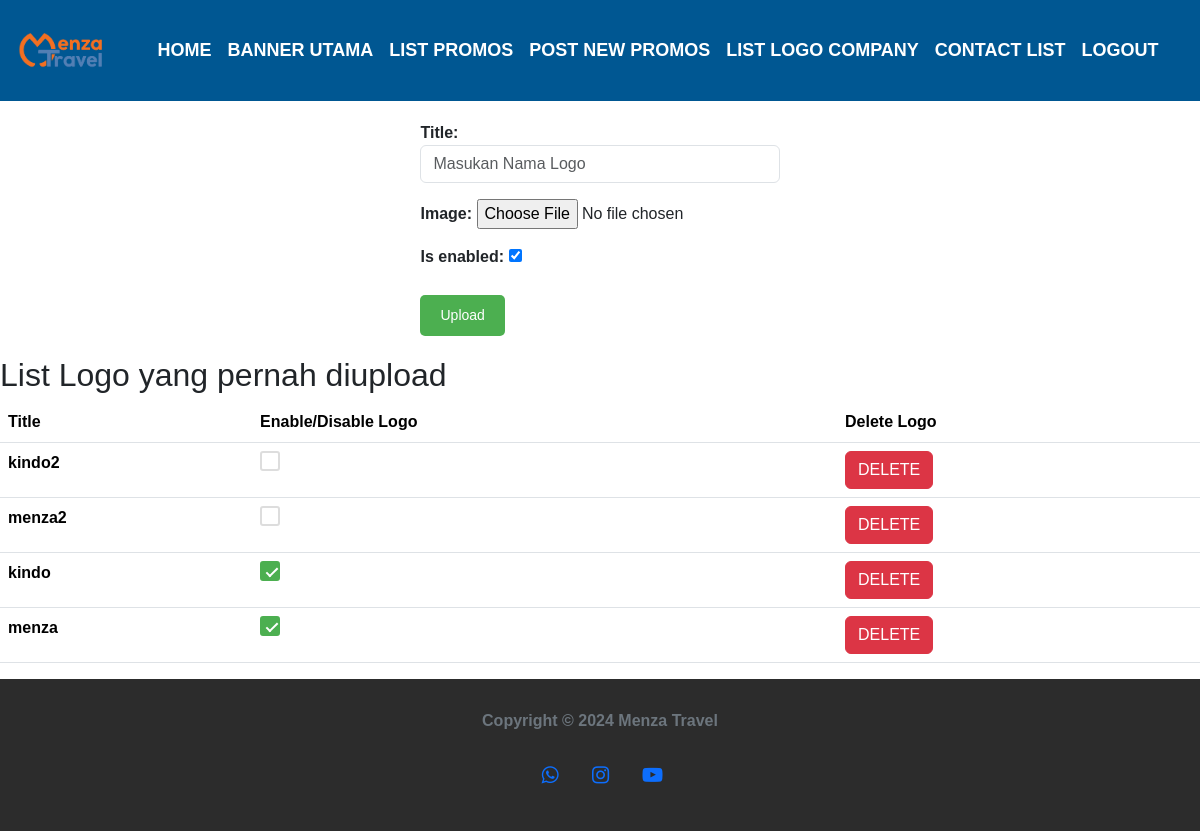
The app's page /logAdmin/logoList/ (signed in) with its own data.
### logAuth/models.py (models this page shows, shortened)
class LogoImg(models.Model):
    titleLogo = models.CharField(null=True, blank=True, max_length=200)
    image = models.ImageField(null=True, blank=True, upload_to='assets/logoImage')
    is_enabled = models.BooleanField(default=True)

### logAuth/views.py (the view)
# urls.py: path('logoList/', views.postLogo, name='postLogo'),
@login_required(login_url='loginPage')
def postLogo(request):
    context = {}
    logo_list = LogoImg.objects.all().order_by('-id')
    context['logo_list'] = logo_list
    if request.method == 'POST':
        form = LogoForm(request.POST, request.FILES)
        if form.is_valid():
            form.save()
            messages.success(request, 'Logo has been added.')
            return redirect('postLogo')
        else:
            messages.error(request, 'Form is not valid. Please check the input fields.')
    else:
        form = LogoForm()
    context['form'] = form
    return render(request, 'admin/logo.html', context)

### logAuth/forms.py
class LogoForm(forms.ModelForm):
    titleLogo = forms.CharField(label='Title', widget=forms.TextInput(attrs={'class': 'form-control mb-3', 'placeholder': 'Masukan Nama Logo'}))
    class Meta:
        model = LogoImg
        fields = ['titleLogo', 'image', 'is_enabled']

### templates/admin/logo.html (shortened to what this page needs)
{% extends 'admin/home.html' %}
{% load static %}
{% block main %}
<form method="post" enctype="multipart/form-data" style="display: block; margin: 20px auto; max-width: 400px;">
    {{ form.as_p }}
    <button type="submit" style="background-color: #4CAF50; color: white; padding: 10px 20px; border: none; border-radius: 5px; cursor: pointer; font-size: 14px; margin-top: 10px;">Upload</button>
</form>
<h2>List Logo yang pernah diupload</h2>
{% if logo_list|length > 0 %}
<table class="table">
    <thead>
        <tr>
            <th scope="col">Title</th>
            <th scope="col">Enable/Disable Logo</th>
            <th scope="col">Delete Logo</th>
        </tr>
    </thead>
    <tbody>
        {% for logo in logo_list %}
            <tr id="image-row-{{ logo.pk }}">
                <td>{{ logo.titleLogo }}</td>
                <td class="checkbox-cell">
                    <label class="checkbox-label">
                        <span class="checkbox-custom"></span>
                    </label>
                </td>
                <td>
                    <a href="{% url 'delete_logo' logo.pk %}"><button class="btn btn-danger">DELETE</button></a>
                </td>
            </tr>
        {% endfor %}
    </tbody>
</table>
{% endif %}
{% endblock %}

### static/assets/css/index.css (style rules this page uses)
body { margin: 0; font-family: 'Segoe UI Bold', 'Arial Black', sans-serif; font-weight: bold; background-color: #ffffff; overflow-x: hidden; min-height: 100vh; display: flex; flex-direction: column; }
.checkbox-label { display: flex; align-items: center; cursor: pointer; }
.checkbox-custom { display: inline-block; width: 20px; height: 20px; background-color: #fff; border: 2px solid #ddd; border-radius: 3px; position: relative; cursor: pointer; vertical-align: middle; box-sizing: border-box; }
.checkbox-label input[type="checkbox"]:checked + .checkbox-custom { background-color: #4CAF50; border-color: #4CAF50; }
.checkbox-custom::after { content: ''; position: absolute; width: 6px; height: 12px; border: solid #fff; border-width: 0 2px 2px 0; top: 2px; left: 7px; transform: rotate(45deg); opacity: 0; }
.checkbox-label input[type="checkbox"]:checked + .checkbox-custom::after { opacity: 1; }

### records on screen
LogoImg: titleLogo "kindo2"
LogoImg: titleLogo "menza2"
LogoImg: titleLogo "kindo"
LogoImg: titleLogo "menza"
